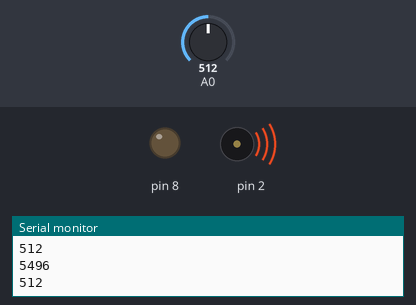
A sketch run on a simulated Arduino Uno, built with avr-gcc and run on an emulated ATmega328P. Shown: output pins drawn as LEDs (lit = HIGH), buzzer (waves = sounding), the last lines printed to the serial monitor. Inputs (shaded band) come from the test bench; at power-on: A0 = 512.

Above: at 1.2 s.
1.3 s: A0 set to 982
At 2.4 s:
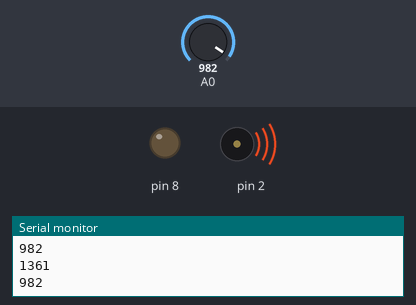
2.8 s: A0 set to 1017
At 3.9 s:
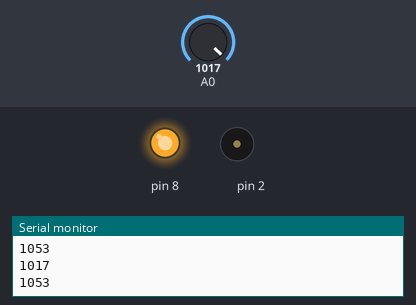
4.3 s: A0 set to 990
At 4.9 s:
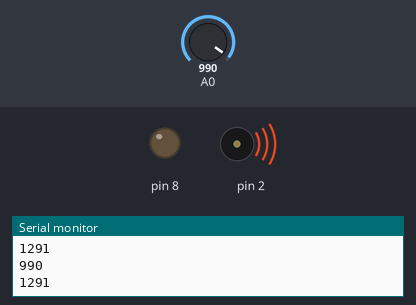
5.8 s: A0 set to 1010
At 7.3 s:
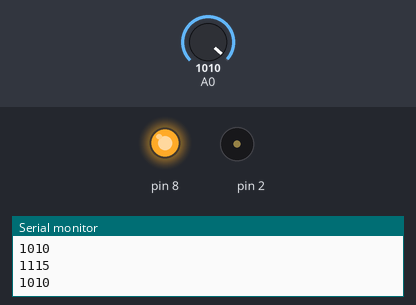
Timing chart, 0 to 8.3 s (numbered marks = the images above; inputs shaded):
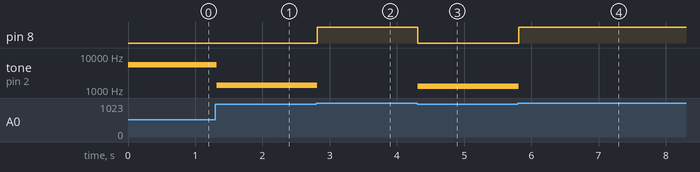

The sketch:

controlbuzzer_potenciometer.ino
```cpp
void setup(){
  pinMode(A0, INPUT);
  pinMode(8, OUTPUT);
  Serial.begin(9600);


}
void loop()
{
  int var = analogRead(A0);
  int y = map(var,0,1023,10000,1000);

  Serial.println(y);
  Serial.println(var);

  if(var> 1000){
    digitalWrite(8 ,HIGH);
    noTone(2);
  }else{
    digitalWrite(8, LOW);
    tone(2,y);
  }


}
```

Measured:
- the behaviour switches between 1000 and 1001 on A0 (found by bisection; images 1 and 2)
- after the input at 1.3 s, tone on pin 2: 5496 Hz → 1361 Hz at once
- after the input at 2.8 s, pin 8: LOW → HIGH at once; tone on pin 2: 1361 Hz → silent at once
- after the input at 4.3 s, pin 8: HIGH → LOW at once; tone on pin 2: silent → 1291 Hz at once
- after the input at 5.8 s, pin 8: LOW → HIGH at once; tone on pin 2: 1291 Hz → silent at once
